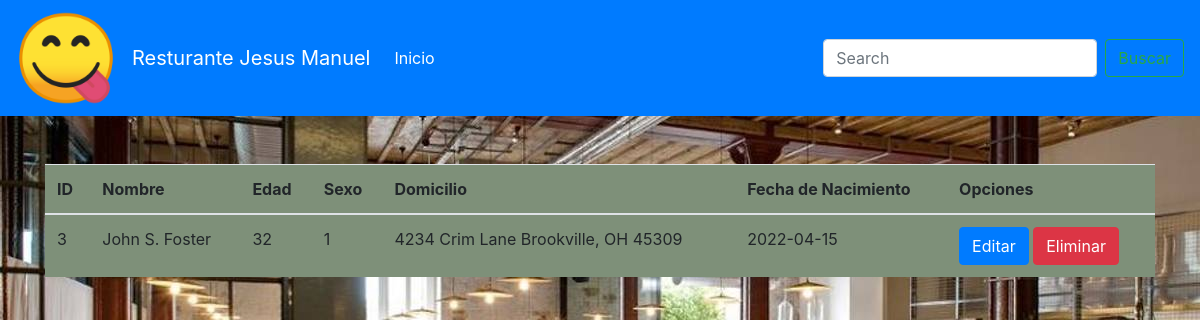
The app's page /PracticaWebDatos/resultadoBusqueda.php?termino=John S. Foster with its own data.
### tables this page shows
CREATE TABLE `cliente` (
  `id` int(11) NOT NULL,
  `nombre` varchar(100) NOT NULL,
  `edad` int(11) NOT NULL,
  `sexo` bit(1) NOT NULL,
  `domicilio` varchar(100) NOT NULL,
  `fecha_nacimiento` date NOT NULL
);

### PracticaWebDatos/resultadoBusqueda.php (the view, shortened to what this page needs)
<!DOCTYPE html>
<html lang="en">
<head>
    <link rel="stylesheet" href="css/bootstrap.css">
</head>
<body  background="imagenes/fondo.jpg">
    <?php
        include 'conexion.php';
        include 'menu.php';
    ?>
        <div class="container">
        <div class="row">
        <div class="col-12">
    <?php
        if($_GET["termino"] == ""){
    ?>
        <br>
        <div class="alert alert-danger">No existen registros con ese término de búsqueda</div><br><br>
        <a href="consultarDatos.php">Regresar</a>
    <?php } else {
        $sql = "SELECT * from cliente WHERE nombre LIKE '%" . $_GET["termino"] . "%'";
        $usuarios = $conexion->query($sql);
        if($usuarios->num_rows == 0) {
            echo "<br><div class='alert alert-danger'>No existen registros con ese término de búsqueda</div><br><br>";
        } else {
    ?>
    <br><br>
        <table class="table table-hover">
            <thead>
                <th>ID</th>
                <th>Nombre</th>
                <th>Edad</th>
                <th>Sexo</th>
                <th>Domicilio</th>
                <th>Fecha de Nacimiento</th>
                <th>Opciones</th>
            </thead>
            <tbody>
                <?php while($row = $usuarios->fetch_assoc()) { ?>
                    <tr>
                        <td><?php echo $row["id"]; ?></td>
                        <td><?php echo $row["nombre"]; ?></td>
                        <td><?php echo $row["edad"]; ?></td>
                        <td><?php echo $row["sexo"]; ?></td>
                        <td><?php echo $row["domicilio"]; ?></td>
                        <td><?php echo $row["fecha_nacimiento"]; ?></td>
                        <td>
                            <a href="actualizarRegistro.php?id=<?php echo $row["id"]; ?>" class="btn btn-primary">Editar</a>
                            <a href="eliminarRegistro.php?id=<?php echo $row["id"]; ?>" class="btn btn-danger">Eliminar</a>
                        </td>
                    </tr>
                <?php } ?>
            </tbody>
        </table>
    <?php } } ?>
                </div></div></div>
</body>
</html>

### PracticaWebDatos/resultadoBusqueda.php (style rules this page uses)
th { background-color: #7E9079 ; }
td { background-color: #7E9079 ; }

### records on screen
cliente: id "3", nombre "John S. Foster", edad "32", sexo "1", domicilio "4234 Crim Lane Brookville, OH 45309", fecha_nacimiento "2022-04-15"
